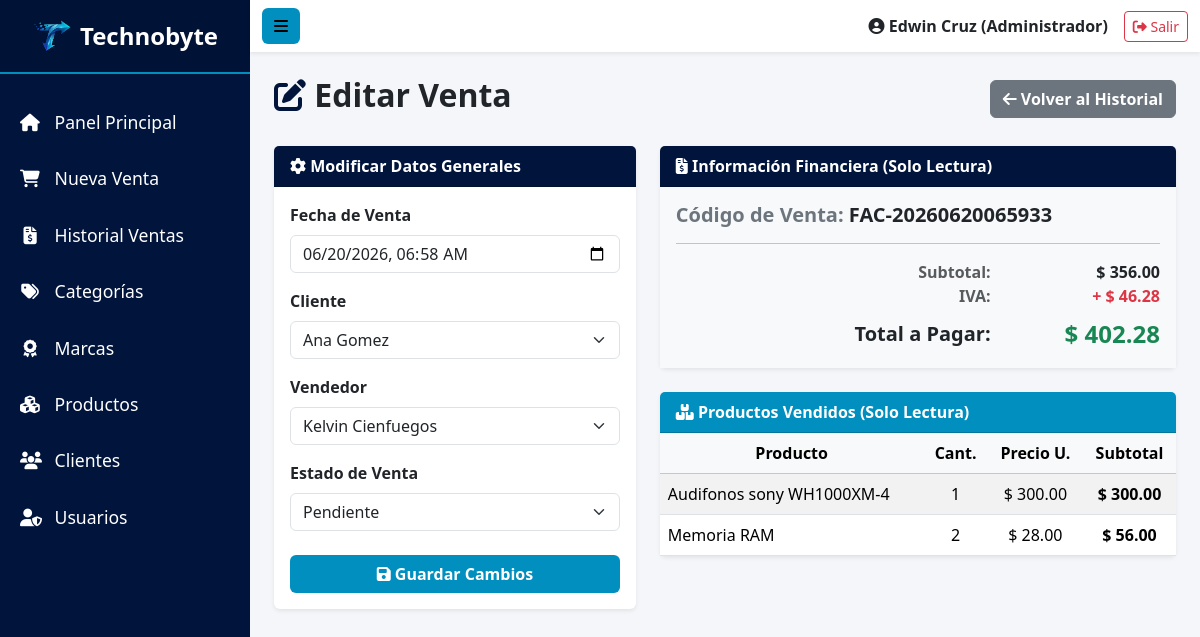
/presentacion/admin/ventas/editar.php?id=8 (signed in), run on the app's committed database.
### tables this page shows
CREATE TABLE ventas (
    id_venta INT AUTO_INCREMENT PRIMARY KEY,
    numero_factura VARCHAR(20) NOT NULL UNIQUE,
    id_cliente INT NOT NULL,
    id_usuario INT NOT NULL,
    fecha_venta DATETIME DEFAULT CURRENT_TIMESTAMP,
    subtotal_venta DECIMAL(10,2) NOT NULL,
    iva_venta DECIMAL(10,2) NOT NULL,
    total_venta DECIMAL(10,2) NOT NULL,
    estado_venta ENUM('Realizada','Pendiente','Anulada') NOT NULL DEFAULT 'Pendiente',

    CONSTRAINT fk_venta_cliente
        FOREIGN KEY (id_cliente)
        REFERENCES clientes(id_cliente)
        ON UPDATE CASCADE
        ON DELETE RESTRICT,

    CONSTRAINT fk_venta_usuario
        FOREIGN KEY (id_usuario)
        REFERENCES usuarios(id_usuario)
        ON UPDATE CASCADE
        ON DELETE RESTRICT
);

CREATE TABLE clientes (
    id_cliente INT AUTO_INCREMENT PRIMARY KEY,
    nombre_cliente VARCHAR(150) NOT NULL,
    tipo_cliente ENUM('PN', 'PJ') NOT NULL DEFAULT 'PN',
    dui_cliente VARCHAR(10) UNIQUE,
    nit_cliente VARCHAR(17) UNIQUE,
    nrc_cliente VARCHAR(20) UNIQUE,
    telefono_cliente VARCHAR(20),
    correo_cliente VARCHAR(100),
    direccion_cliente TEXT,
    estado_cliente TINYINT(1) DEFAULT 1,
    eliminado_cliente TINYINT(1) DEFAULT 0,
    created_at TIMESTAMP DEFAULT CURRENT_TIMESTAMP
);

CREATE TABLE usuarios (
    id_usuario INT AUTO_INCREMENT PRIMARY KEY,
    id_rol INT NOT NULL,
    nombre_usuario VARCHAR(100) NOT NULL,
    correo_usuario VARCHAR(100) NOT NULL UNIQUE,
    password_usuario VARCHAR(255) NOT NULL,
    estado_usuario TINYINT(1) DEFAULT 1,
    eliminado_usuario TINYINT(1) DEFAULT 0,
    created_at TIMESTAMP DEFAULT CURRENT_TIMESTAMP,

    CONSTRAINT fk_usuario_rol
        FOREIGN KEY (id_rol)
        REFERENCES roles(id_rol)
        ON UPDATE CASCADE
        ON DELETE RESTRICT
);

CREATE TABLE detalle_ventas (
    id_detalle INT AUTO_INCREMENT PRIMARY KEY,
    id_venta INT NOT NULL,
    id_producto INT NOT NULL,
    cantidad_producto INT NOT NULL,
    precio_unitario DECIMAL(10,2) NOT NULL,
    subtotal_detalle DECIMAL(10,2) NOT NULL,

    CONSTRAINT fk_detalle_venta
        FOREIGN KEY (id_venta)
        REFERENCES ventas(id_venta)
        ON UPDATE CASCADE
        ON DELETE CASCADE,

    CONSTRAINT fk_detalle_producto
        FOREIGN KEY (id_producto)
        REFERENCES productos(id_producto)
        ON UPDATE CASCADE
        ON DELETE RESTRICT
);

CREATE TABLE productos (
    id_producto INT AUTO_INCREMENT PRIMARY KEY,
    codigo_producto VARCHAR(50) NOT NULL UNIQUE,
    nombre_producto VARCHAR(150) NOT NULL,
    modelo_producto VARCHAR(100),
    descripcion_producto TEXT,
    imagen_producto VARCHAR(255),
    id_marca INT NOT NULL,
    id_categoria INT NOT NULL,
    precio_producto DECIMAL(10,2) NOT NULL,
    stock_producto INT NOT NULL DEFAULT 0,
    estado_producto TINYINT(1) DEFAULT 1,
    eliminado_producto TINYINT(1) DEFAULT 0,

    CONSTRAINT fk_producto_marca
        FOREIGN KEY (id_marca)
        REFERENCES marcas(id_marca)
        ON UPDATE CASCADE
        ON DELETE RESTRICT,

    CONSTRAINT fk_producto_categoria
        FOREIGN KEY (id_categoria)
        REFERENCES categorias(id_categoria)
        ON UPDATE CASCADE
        ON DELETE RESTRICT
);

### presentacion/admin/ventas/editar.php (the view, shortened to what the rows shown need)
<?php
require_once '../../../negocio/VentaNegocio.php';
require_once '../../../negocio/ClienteNegocio.php';
require_once '../../../negocio/UsuarioNegocio.php';
$id_venta = $_GET['id'] ?? null;
$ventaNegocio = new VentaNegocio();
$clienteNegocio = new ClienteNegocio();
$usuarioNegocio = new UsuarioNegocio();
$venta = $ventaNegocio->obtenerVentaPorId($id_venta);
$detalles = $ventaNegocio->obtenerDetalleVenta($id_venta);
$clientes = $clienteNegocio->listarClientes();
$usuarios = $usuarioNegocio->listarUsuarios();
function mostrarValor($valor)
{
    return htmlspecialchars($valor ?? '', ENT_QUOTES, 'UTF-8');
}
?>
<!DOCTYPE html>
<html lang="es">
<head>
    <link href="https://cdn.jsdelivr.net/npm/bootstrap@5.3.2/dist/css/bootstrap.min.css" rel="stylesheet">
    <link rel="stylesheet" href="https://cdnjs.cloudflare.com/ajax/libs/font-awesome/6.4.2/css/all.min.css">
    <link rel="stylesheet" href="../../../public/css/style.css?v=<?php echo time(); ?>">
</head>
<body>
    <div class="d-flex">
        <div id="content">
             <div class="container-fluid p-4">
                 <div class="d-flex justify-content-between align-items-center mb-4">
                    <h2 class="text-dark fw-bold"><i class="fa-solid fa-pen-to-square" style="color: var(--color-primario);"></i> Editar Venta</h2>
                 </div>
                 <div class="row">
                     <div class="col-md-5 mb-4">
                         <div class="card shadow-sm border-0">
                             <div class="card-body">
                                 <form action="" method="POST">
                                     <div class="mb-3">
                                         <label for="fecha_venta" class="form-label fw-bold">Fecha de Venta</label>
                                         <input type="datetime-local" class="form-control" id="fecha_venta" name="fecha_venta"
                                             value="<?php echo date('Y-m-d\TH:i', strtotime($venta['fecha_venta'])); ?>" required>
                                     </div>
                                     <div class="mb-3">
                                         <label for="id_cliente" class="form-label fw-bold">Cliente</label>
                                         <select class="form-select" id="id_cliente" name="id_cliente" required>
                                             <?php foreach ($clientes as $cliente): ?>
                                                 <?php if ($cliente['estado_cliente'] == 1 || $cliente['id_cliente'] == $venta['id_cliente']): ?>
                                                     <option value="<?php echo $cliente['id_cliente']; ?>"
                                                         <?php echo ($cliente['id_cliente'] == $venta['id_cliente']) ? 'selected' : ''; ?>>
                                                         <?php echo mostrarValor($cliente['nombre_cliente']); ?>
                                                     </option>
                                                 <?php endif; ?>
                                             <?php endforeach; ?>
                                         </select>
                                     </div>
                                     <div class="mb-3">
                                         <label for="id_usuario" class="form-label fw-bold">Vendedor</label>
                                         <select class="form-select" id="id_usuario" name="id_usuario" required>
                                             <?php foreach ($usuarios as $usuario): ?>
                                                 <?php if ($usuario['estado_usuario'] == 1 || $usuario['id_usuario'] == $venta['id_usuario']): ?>
                                                     <option value="<?php echo $usuario['id_usuario']; ?>"
                                                         <?php echo ($usuario['id_usuario'] == $venta['id_usuario']) ? 'selected' : ''; ?>>
                                                         <?php echo mostrarValor($usuario['nombre_usuario']); ?>
                                                     </option>
                                                 <?php endif; ?>
                                             <?php endforeach; ?>
                                         </select>
                                     </div>
                                     <div class="mb-4">
                                         <label for="estado_venta" class="form-label fw-bold">Estado de Venta</label>
                                         <select class="form-select" id="estado_venta" name="estado_venta" required>
                                             <option value="Pendiente" <?php echo ($venta['estado_venta'] === 'Pendiente') ? 'selected' : ''; ?>>Pendiente</option>
                                         </select>
                                     </div>
                                 </form>
                             </div>
                         </div>
                     </div>
                     <div class="col-md-7">
                         <div class="card shadow-sm border-0 mb-4">
                             <div class="card-body bg-light">
                                 <h5 class="fw-bold text-secondary mb-3">Código de Venta: <span class="text-dark"><?php echo mostrarValor($venta['numero_factura']); ?></span></h5>
                                 <div class="row text-end align-items-center">
                                     <div class="col-8 text-muted fw-bold">Subtotal:</div>
                                     <div class="col-4 fw-bold">$ <?php echo number_format((float) $venta['subtotal_venta'], 2); ?></div>
                                     <div class="col-8 text-muted fw-bold">IVA:</div>
                                     <div class="col-4 fw-bold text-danger">+ $ <?php echo number_format((float) $venta['iva_venta'], 2); ?></div>
                                     <div class="col-8 text-dark fw-bold fs-5 mt-2">Total a Pagar:</div>
                                     <div class="col-4 text-success fw-bold fs-4 mt-2">$ <?php echo number_format((float) $venta['total_venta'], 2); ?></div>
                                 </div>
                             </div>
                         </div>
                         <div class="card shadow-sm border-0">
                             <div class="table-responsive">
                                 <table class="table table-striped table-hover mb-0 text-center align-middle">
                                     <thead class="table-light">
                                         <tr>
                                             <th>Producto</th>
                                             <th>Cant.</th>
                                             <th>Precio U.</th>
                                             <th>Subtotal</th>
                                         </tr>
                                     </thead>
                                     <tbody>
                                         <?php if (!empty($detalles)): ?>
                                             <?php foreach ($detalles as $detalle): ?>
                                                 <tr>
                                                     <td class="text-start"><?php echo mostrarValor($detalle['nombre_producto']); ?></td>
                                                     <td><?php echo mostrarValor($detalle['cantidad_producto']); ?></td>
                                                     <td>$ <?php echo number_format((float) $detalle['precio_unitario'], 2); ?></td>
                                                     <td class="fw-bold">$ <?php echo number_format((float) $detalle['subtotal_detalle'], 2); ?></td>
                                                 </tr>
                                             <?php endforeach; ?>
                                         <?php else: ?>
                                             <tr>
                                                 <td colspan="4" class="py-4">No se encontraron productos en esta venta.</td>
                                             </tr>
                                         <?php endif; ?>
                                     </tbody>
                                 </table>
                             </div>
                         </div>
                     </div>
                 </div>
             </div>
        </div>
    </div>
</body>
</html>

### data on the page
ventas: fecha_venta "06/20/2026 06:58", id_cliente "Ana Gomez", id_usuario "Kelvin Cienfuegos", estado_venta "Pendiente", numero_factura "FAC-20260620065933", subtotal_venta "356.00", iva_venta "46.28", total_venta "402.28"
detalle_ventas: id_producto.nombre_producto "Audifonos sony WH1000XM-4", cantidad_producto "1", precio_unitario "300.00", subtotal_detalle "300.00"
detalle_ventas: id_producto.nombre_producto "Memoria RAM", cantidad_producto "2", precio_unitario "28.00", subtotal_detalle "56.00"

### other printed values
$nombreUsr "Edwin Cruz"
$rolUsr "Administrador"
